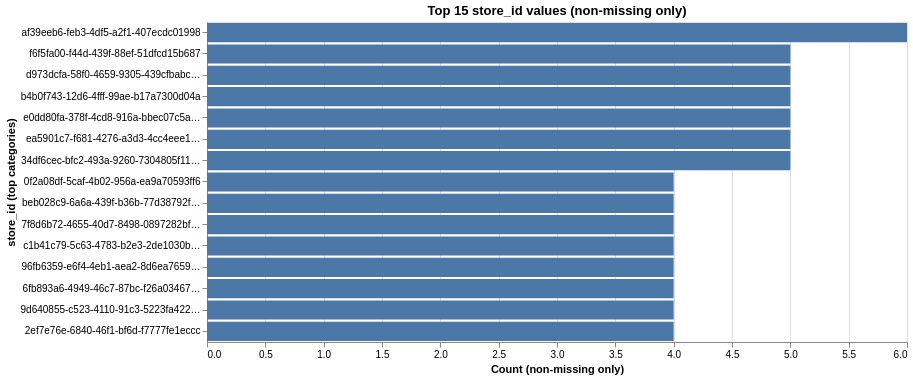

The code cell stored with this chart in its notebook:
### Markdown cell above
### B.4 Explore Feature of Interest `store_id`

### Code cell
# B.4 Feature of Interest: store_id (coverage + usefulness + modelling implications)
feature_3 = "store_id"
print("Selected B.4 feature:", feature_3)

if feature_3 not in df.columns:
    raise ValueError(f"Column '{feature_3}' not found. Available columns: {df.columns.tolist()}")

n = len(df)
missing_cnt = df[feature_3].isna().sum()
missing_pct = round(missing_cnt / n * 100, 2)
present_cnt = n - missing_cnt
present_pct = round(present_cnt / n * 100, 2)

print(f"Rows: {n:,}")
print(f"Missing store_id: {missing_cnt:,} ({missing_pct}%)")
print(f"Present store_id: {present_cnt:,} ({present_pct}%)")

# Uniqueness among non-missing store_id
n_unique_present = df[feature_3].nunique(dropna=True)
print(f"Unique store_id (non-missing): {n_unique_present:,}")

# Distribution of store_id for present values (top stores)
vc = (
    df[feature_3]
    .dropna()
    .astype(str)
    .value_counts()
    .reset_index()
)
vc.columns = [feature_3, "count"]
vc["percent_of_present"] = (vc["count"] / vc["count"].sum() * 100).round(2)
display(vc.head(20))

# Chart: top store_id categories (only present)
top_k = 15
vc_top = vc.head(top_k).copy()

chart = (
    alt.Chart(vc_top)
    .mark_bar()
    .encode(
        x=alt.X("count:Q", title="Count (non-missing only)"),
        y=alt.Y(f"{feature_3}:N", sort="-x", title="store_id (top categories)"),
        tooltip=[feature_3, "count", "percent_of_present"]
    )
    .properties(title=f"Top {top_k} store_id values (non-missing only)", width=700, height=320)
)
chart

### Figure 1 — Vega-Lite specification as saved in the notebook (floating-point values rounded to 4 significant figures)
{"config": {"view": {"continuousWidth": 300, "continuousHeight": 300}}, "data": {"name": "data-cbd418ee7b2a3d1ab31839943c92b88d"}, "mark": {"type": "bar"}, "encoding": {"tooltip": [{"field": "store_id", "type": "nominal"}, {"field": "count", "type": "quantitative"}, {"field": "percent_of_present", "type": "quantitative"}], "x": {"field": "count", "title": "Count (non-missing only)", "type": "quantitative"}, "y": {"field": "store_id", "sort": "-x", "title": "store_id (top categories)", "type": "nominal"}}, "height": 320, "title": "Top 15 store_id values (non-missing only)", "width": 700, "$schema": "https://vega.github.io/schema/vega-lite/v5.20.1.json", "datasets": {"data-cbd418ee7b2a3d1ab31839943c92b88d": [{"store_id": "af39eeb6-feb3-4df5-a2f1-407ecdc01998", "count": 6, "percent_of_present": 1.33}, {"store_id": "f6f5fa00-f44d-439f-88ef-51dfcd15b687", "count": 5, "percent_of_present": 1.11}, {"store_id": "d973dcfa-58f0-4659-9305-439cfbabc7cd", "count": 5, "percent_of_present": 1.11}, {"store_id": "b4b0f743-12d6-4fff-99ae-b17a7300d04a", "count": 5, "percent_of_present": 1.11}, {"store_id": "e0dd80fa-378f-4cd8-916a-bbec07c5a4f2", "count": 5, "percent_of_present": 1.11}, {"store_id": "ea5901c7-f681-4276-a3d3-4cc4eee16707", "count": 5, "percent_of_present": 1.11}, {"store_id": "34df6cec-bfc2-493a-9260-7304805f11d6", "count": 5, "percent_of_present": 1.11}, {"store_id": "0f2a08df-5caf-4b02-956a-ea9a70593ff6", "count": 4, "percent_of_present": 0.88}, {"store_id": "beb028c9-6a6a-439f-b36b-77d38792fbc9", "count": 4, "percent_of_present": 0.88}, {"store_id": "7f8d6b72-4655-40d7-8498-0897282bfc66", "count": 4, "percent_of_present": 0.88}, {"store_id": "c1b41c79-5c63-4783-b2e3-2de1030b01e3", "count": 4, "percent_of_present": 0.88}, {"store_id": "96fb6359-e6f4-4eb1-aea2-8d6ea7659391", "count": 4, "percent_of_present": 0.88}, {"store_id": "6fb893a6-4949-46c7-87bc-f26a03467d64", "count": 4, "percent_of_present": 0.88}, {"store_id": "9d640855-c523-4110-91c3-5223fa422d9b", "count": 4, "percent_of_present": 0.88}, {"store_id": "2ef7e76e-6840-46f1-bf6d-f7777fe1eccc", "count": 4, "percent_of_present": 0.88}]}}
